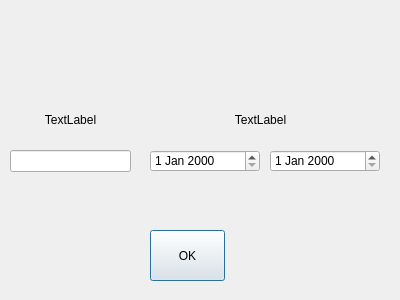
<?xml version="1.0" encoding="UTF-8"?>
<ui version="4.0">
 <class>Dialog</class>
 <widget class="QDialog" name="Dialog">
  <property name="geometry">
   <rect>
    <x>0</x>
    <y>0</y>
    <width>400</width>
    <height>300</height>
   </rect>
  </property>
  <property name="windowTitle">
   <string>Dialog</string>
  </property>
  <widget class="QLabel" name="label">
   <property name="geometry">
    <rect>
     <x>20</x>
     <y>95</y>
     <width>101</width>
     <height>51</height>
    </rect>
   </property>
   <property name="text">
    <string>&lt;html&gt;&lt;head/&gt;&lt;body&gt;&lt;p align=&quot;center&quot;&gt;TextLabel&lt;/p&gt;&lt;/body&gt;&lt;/html&gt;</string>
   </property>
  </widget>
  <widget class="QLabel" name="label_2">
   <property name="geometry">
    <rect>
     <x>180</x>
     <y>100</y>
     <width>161</width>
     <height>41</height>
    </rect>
   </property>
   <property name="text">
    <string>&lt;html&gt;&lt;head/&gt;&lt;body&gt;&lt;p align=&quot;center&quot;&gt;TextLabel&lt;/p&gt;&lt;/body&gt;&lt;/html&gt;</string>
   </property>
  </widget>
  <widget class="QDateEdit" name="dateEdit">
   <property name="geometry">
    <rect>
     <x>150</x>
     <y>150</y>
     <width>110</width>
     <height>22</height>
    </rect>
   </property>
  </widget>
  <widget class="QDateEdit" name="dateEdit_2">
   <property name="geometry">
    <rect>
     <x>270</x>
     <y>150</y>
     <width>110</width>
     <height>22</height>
    </rect>
   </property>
  </widget>
  <widget class="QLineEdit" name="lineEdit">
   <property name="geometry">
    <rect>
     <x>10</x>
     <y>150</y>
     <width>121</width>
     <height>22</height>
    </rect>
   </property>
  </widget>
  <widget class="QPushButton" name="pushButton">
   <property name="geometry">
    <rect>
     <x>150</x>
     <y>230</y>
     <width>75</width>
     <height>51</height>
    </rect>
   </property>
   <property name="text">
    <string>OK</string>
   </property>
  </widget>
 </widget>
 <resources/>
 <connections/>
</ui>
